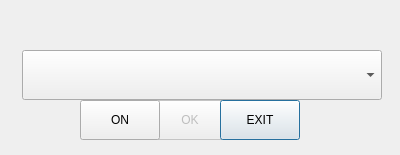
<?xml version="1.0" encoding="UTF-8"?>
<ui version="4.0">
 <class>Options</class>
 <widget class="QDialog" name="Options">
  <property name="geometry">
   <rect>
    <x>0</x>
    <y>0</y>
    <width>400</width>
    <height>155</height>
   </rect>
  </property>
  <property name="maximumSize">
   <size>
    <width>400</width>
    <height>155</height>
   </size>
  </property>
  <property name="windowTitle">
   <string>Options</string>
  </property>
  <widget class="QComboBox" name="comboBox">
   <property name="geometry">
    <rect>
     <x>22</x>
     <y>50</y>
     <width>360</width>
     <height>50</height>
    </rect>
   </property>
  </widget>
  <widget class="QPushButton" name="okBtn">
   <property name="enabled">
    <bool>false</bool>
   </property>
   <property name="geometry">
    <rect>
     <x>150</x>
     <y>100</y>
     <width>80</width>
     <height>40</height>
    </rect>
   </property>
   <property name="text">
    <string>OK</string>
   </property>
   <property name="autoDefault">
    <bool>false</bool>
   </property>
  </widget>
  <widget class="QPushButton" name="noBtn">
   <property name="geometry">
    <rect>
     <x>220</x>
     <y>100</y>
     <width>80</width>
     <height>40</height>
    </rect>
   </property>
   <property name="text">
    <string>EXIT</string>
   </property>
  </widget>
  <widget class="QLabel" name="info">
   <property name="geometry">
    <rect>
     <x>25</x>
     <y>10</y>
     <width>360</width>
     <height>50</height>
    </rect>
   </property>
   <property name="font">
    <font>
     <family>Menlo</family>
     <pointsize>14</pointsize>
    </font>
   </property>
   <property name="styleSheet">
    <string notr="true">color:rgb(253, 105, 80)</string>
   </property>
   <property name="text">
    <string/>
   </property>
   <property name="wordWrap">
    <bool>true</bool>
   </property>
  </widget>
  <widget class="QPushButton" name="stateBtn">
   <property name="enabled">
    <bool>true</bool>
   </property>
   <property name="geometry">
    <rect>
     <x>80</x>
     <y>100</y>
     <width>80</width>
     <height>40</height>
    </rect>
   </property>
   <property name="text">
    <string>ON</string>
   </property>
   <property name="autoDefault">
    <bool>false</bool>
   </property>
  </widget>
 </widget>
 <resources/>
 <connections/>
</ui>
